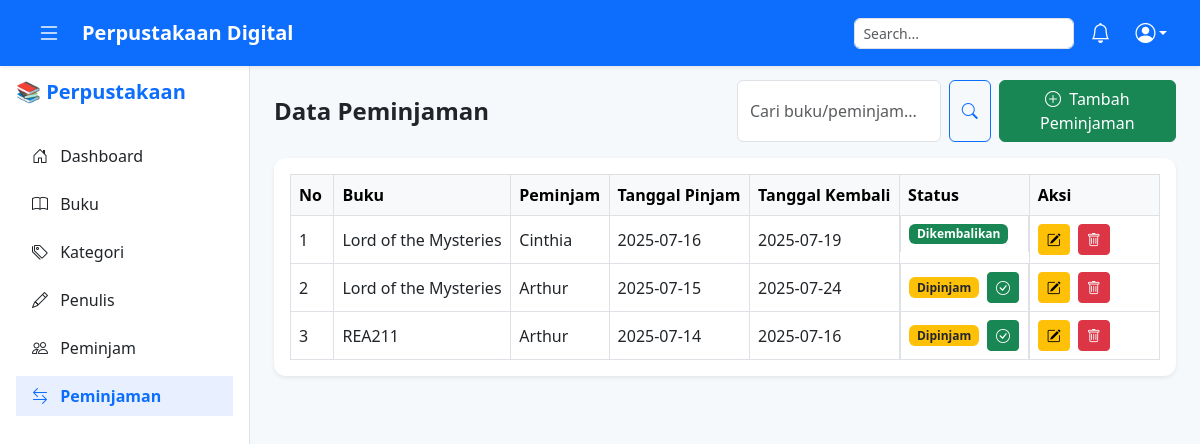
The page /pages/peminjaman.php (signed in) on the database as committed earlier.
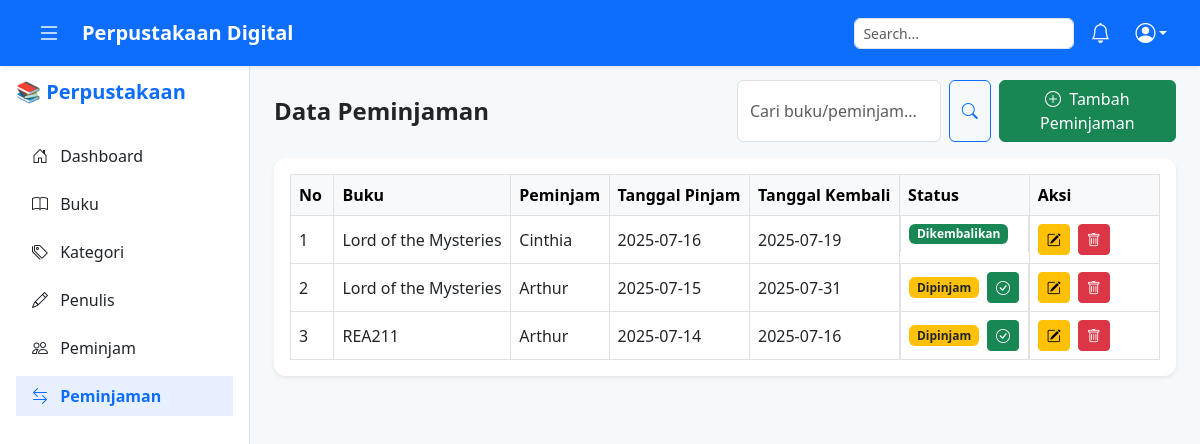
The same page on the database as committed later.
### tables this page shows
CREATE TABLE `tb_peminjaman` (
  `id_peminjaman` int(11) NOT NULL,
  `id_buku` int(11) DEFAULT NULL,
  `id_peminjam` int(11) DEFAULT NULL,
  `tanggal_pinjam` date DEFAULT NULL,
  `tanggal_kembali` date DEFAULT NULL,
  `status` enum('Dipinjam','Dikembalikan','Terlambat') DEFAULT 'Dipinjam'
);

CREATE TABLE `tb_buku` (
  `id_buku` int(11) NOT NULL,
  `judul_buku` varchar(200) NOT NULL,
  `tahun_terbit` year(4) DEFAULT NULL,
  `id_kategori` int(11) DEFAULT NULL,
  `id_penulis` int(11) DEFAULT NULL
);

CREATE TABLE `tb_peminjam` (
  `id_peminjam` int(11) NOT NULL,
  `nama_peminjam` varchar(100) NOT NULL,
  `no_hp` varchar(20) DEFAULT NULL,
  `alamat` text DEFAULT NULL
);

### pages/peminjaman.php (the view, shortened to what this page needs)
<?php
include '../config/koneksi.php';
include '../componen/header.php';
include '../componen/sidebar.php';
$cari = $_GET['cari'] ?? '';
$data = mysqli_query($conn, "
    SELECT pj.*, b.judul_buku, pm.nama_peminjam
    FROM tb_peminjaman pj
    LEFT JOIN tb_buku b ON pj.id_buku = b.id_buku
    LEFT JOIN tb_peminjam pm ON pj.id_peminjam = pm.id_peminjam
    WHERE b.judul_buku LIKE '%$cari%' OR pm.nama_peminjam LIKE '%$cari%'
    ORDER BY pj.id_peminjaman DESC
");
?>
<main class="main-content" style="margin-left: 250px; padding-top: 80px; background-color: #f6f9fc;">
    <div class="container-fluid px-4">
        <div class="row align-items-center mb-3">
            <div class="col-md-6">
                <h4 class="fw-bold mb-0">Data Peminjaman</h4>
            </div>
            <div class="col-md-6 d-flex justify-content-end gap-2">
                <form method="GET" class="d-flex" role="search">
                    <input type="text" name="cari" class="form-control me-2" placeholder="Cari buku/peminjam..." value="<?= htmlspecialchars($cari); ?>">
                    <button class="btn btn-outline-primary" type="submit">
                        <i class="bi bi-search"></i>
                    </button>
                </form>
                <a href="tambah_peminjaman.php" class="btn btn-success">
                    <i class="bi bi-plus-circle me-1"></i> Tambah Peminjaman
                </a>
            </div>
        </div>
        <div class="card border-0 shadow-sm">
            <div class="card-body table-responsive">
                <table class="table table-bordered table-hover align-middle mb-0">
                    <thead class="table-light">
                        <tr>
                            <th style="width: 5%;">No</th>
                            <th>Buku</th>
                            <th>Peminjam</th>
                            <th>Tanggal Pinjam</th>
                            <th>Tanggal Kembali</th>
                            <th>Status</th>
                            <th style="width: 15%;">Aksi</th>
                        </tr>
                    </thead>
                    <tbody>
                        <?php $no = 1;
                        while ($d = mysqli_fetch_array($data)) { ?>
                            <tr>
                                <td><?= $no++; ?></td>
                                <td><?= htmlspecialchars($d['judul_buku']); ?></td>
                                <td><?= htmlspecialchars($d['nama_peminjam']); ?></td>
                                <td><?= $d['tanggal_pinjam']; ?></td>
                                <td><?= $d['tanggal_kembali']; ?></td>
                                <td class="d-flex align-items-center gap-2">
                                    <?php if ($d['status'] == 'Dikembalikan'): ?>
                                        <span class="badge bg-success">Dikembalikan</span>
                                    <?php elseif ($d['status'] == 'Terlambat'): ?>
                                        <span class="badge bg-danger">Terlambat</span>
                                    <?php else: ?>
                                        <span class="badge bg-warning text-dark">Dipinjam</span>
                                    <?php endif; ?>
                                    <?php if ($d['status'] == 'Dipinjam' || $d['status'] == 'Terlambat'): ?>
                                        <a href="../proses/peminjaman_proses.php?selesai&id=<?= $d['id_peminjaman']; ?>"
                                            class="btn btn-sm btn-success"
                                            onclick="return confirm('Tandai sebagai dikembalikan?')">
                                            <i class="bi bi-check-circle"></i>
                                        </a>
                                    <?php endif; ?>
                                </td>
                                <td>
                                    <a href="edit_peminjaman.php?id=<?= $d['id_peminjaman']; ?>" class="btn btn-sm btn-warning me-1">
                                        <i class="bi bi-pencil-square"></i>
                                    </a>
                                    <a href="../proses/peminjaman_proses.php?hapus&id=<?= $d['id_peminjaman']; ?>" class="btn btn-sm btn-danger" onclick="return confirm('Hapus?')">
                                        <i class="bi bi-trash"></i>
                                    </a>
                                </td>
                            </tr>
                        <?php } ?>
                    </tbody>
                </table>
            </div>
        </div>
    </div>
</main>
<?php include '../componen/footer.php'; ?>

### componen/header.php (shortened to what this page needs)
<!DOCTYPE html>
<html lang="id">
<head>
    <link href="https://cdn.jsdelivr.net/npm/bootstrap@5.3.0/dist/css/bootstrap.min.css" rel="stylesheet">
    <link href="https://cdn.jsdelivr.net/npm/bootstrap-icons@1.10.5/font/bootstrap-icons.css" rel="stylesheet">
    <link rel="stylesheet" href="../assets/css/style.css">
</head>
<body>
    <nav class="navbar navbar-expand-lg navbar-primary bg-primary shadow-sm fixed-top" style="z-index: 1040;">
        <div class="container-fluid px-4">
            <button class="btn text-white me-2" id="toggleSidebar"><i class="bi bi-list fs-4"></i></button>
            <span class="navbar-brand text-white fw-bold">Perpustakaan Digital</span>
            <div class="ms-auto d-flex align-items-center">
                <form class="d-none d-md-block me-3">
                    <input type="text" class="form-control form-control-sm rounded" placeholder="Search...">
                </form>
                <i class="bi bi-bell text-white fs-5 me-3"></i>
                <div class="dropdown">
                    <button class="btn btn-sm text-white dropdown-toggle d-flex align-items-center" type="button" id="dropdownUser" data-bs-toggle="dropdown" aria-expanded="false">
                        <i class="bi bi-person-circle fs-5"></i>
                    </button>
                </div>
            </div>
        </div>
    </nav>

### componen/sidebar.php
<?php $page = basename($_SERVER['PHP_SELF']); ?>
<div id="sidebar" class="bg-white border-end vh-100 position-fixed" style="width: 250px; top: 56px;">
    <div class="p-3">
        <h5 class="fw-bold text-primary mb-4 mt-2">📚 Perpustakaan</h5>
        <ul class="nav flex-column">
            <li class="nav-item mt-2">
                <a href="dashboard.php" class="nav-link <?= ($page == 'dashboard.php') ? 'active text-primary fw-semibold' : 'text-dark' ?>">
                    <i class="bi bi-house-door me-2"></i> Dashboard
                </a>
            </li>
            <li class="nav-item mt-2">
                <a href="buku.php" class="nav-link <?= ($page == 'buku.php' || $page == 'tambah_buku.php' || $page == 'edit_buku.php') ? 'active text-primary fw-semibold' : 'text-dark' ?>">
                    <i class="bi bi-book me-2"></i> Buku
                </a>
            </li>
            <li class="nav-item mt-2">
                <a href="kategori.php" class="nav-link <?= ($page == 'kategori.php' || $page == 'tambah_kategori.php' || $page == 'edit_kategori.php') ? 'active text-primary fw-semibold' : 'text-dark' ?>">
                    <i class="bi bi-tags me-2"></i> Kategori
                </a>
            </li>
            <li class="nav-item mt-2">
                <a href="penulis.php" class="nav-link <?= ($page == 'penulis.php' || $page == 'tambah_penulis.php' || $page == 'edit_penulis.php') ? 'active text-primary fw-semibold' : 'text-dark' ?>">
                    <i class="bi bi-pencil me-2"></i> Penulis
                </a>
            </li>
            <li class="nav-item mt-2">
                <a href="peminjam.php" class="nav-link <?= ($page == 'peminjam.php' || $page == 'tambah_peminjam.php' || $page == 'edit_peminjam.php') ? 'active text-primary fw-semibold' : 'text-dark' ?>">
                    <i class="bi bi-people me-2"></i> Peminjam
                </a>
            </li>
            <li class="nav-item mt-2">
                <a href="peminjaman.php" class="nav-link <?= ($page == 'peminjaman.php' || $page == 'tambah_peminjaman.php' || $page == 'edit_peminjaman.php') ? 'active text-primary fw-semibold' : 'text-dark' ?>">
                    <i class="bi bi-arrow-left-right me-2"></i> Peminjaman
                </a>
            </li>
        </ul>
    </div>
</div>

### componen/footer.php (shortened to what this page needs)
<body>
</body>
</html>

### assets/css/style.css (style rules this page uses)
body { background-color: #f6f9fc; font-family: "Segoe UI", sans-serif; overflow-x: hidden; }
.card { border-radius: 12px; }
.nav-link.active { background-color: #e8f0ff; font-weight: 600; }
.table th, .table td { vertical-align: middle; }

Rows that differ between the two databases and show on the page:
changed tb_peminjaman (number 2 of 3 on the later page): tanggal_kembali "2025-07-24" → "2025-07-31"
